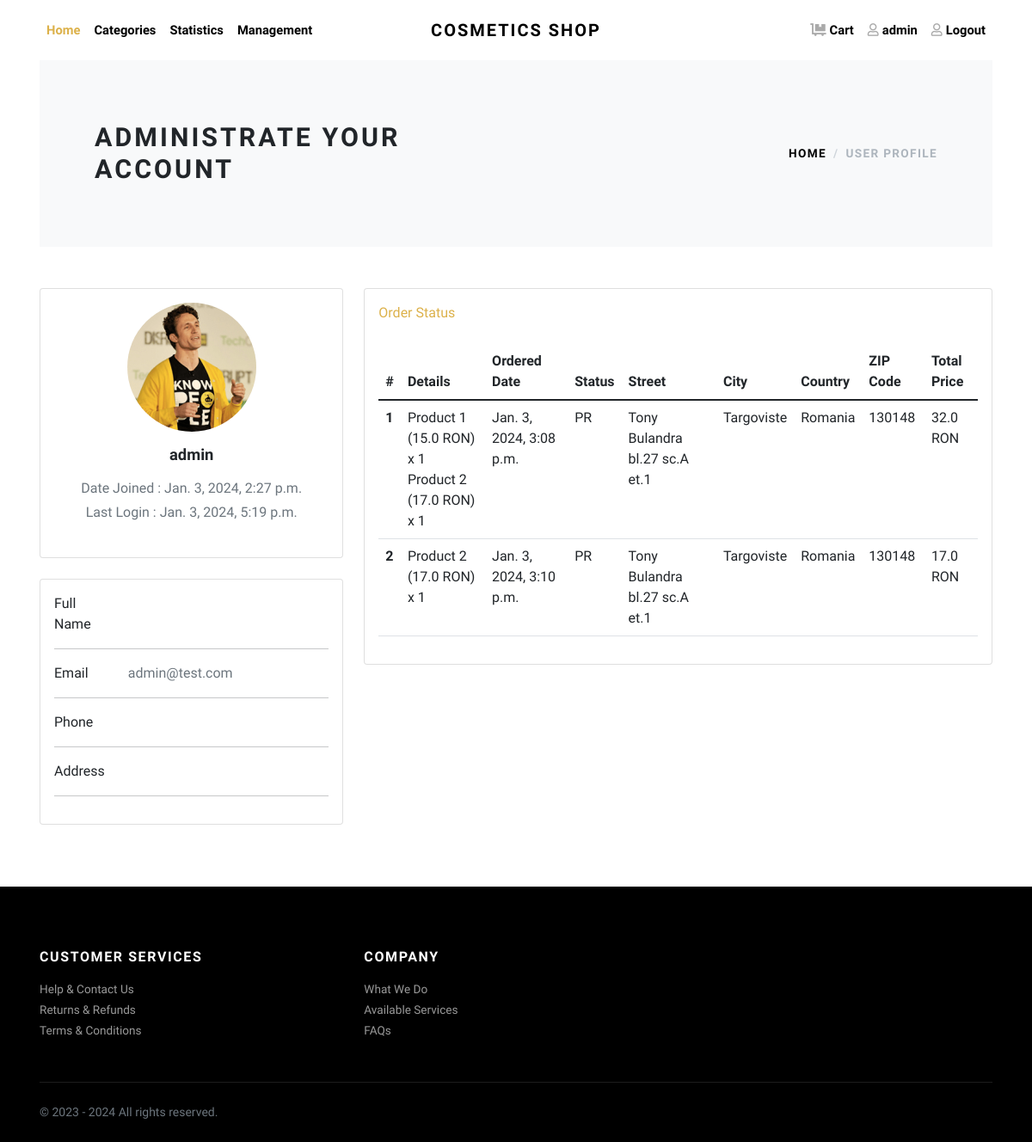
Before: /profile/ (signed in) with the older database file.
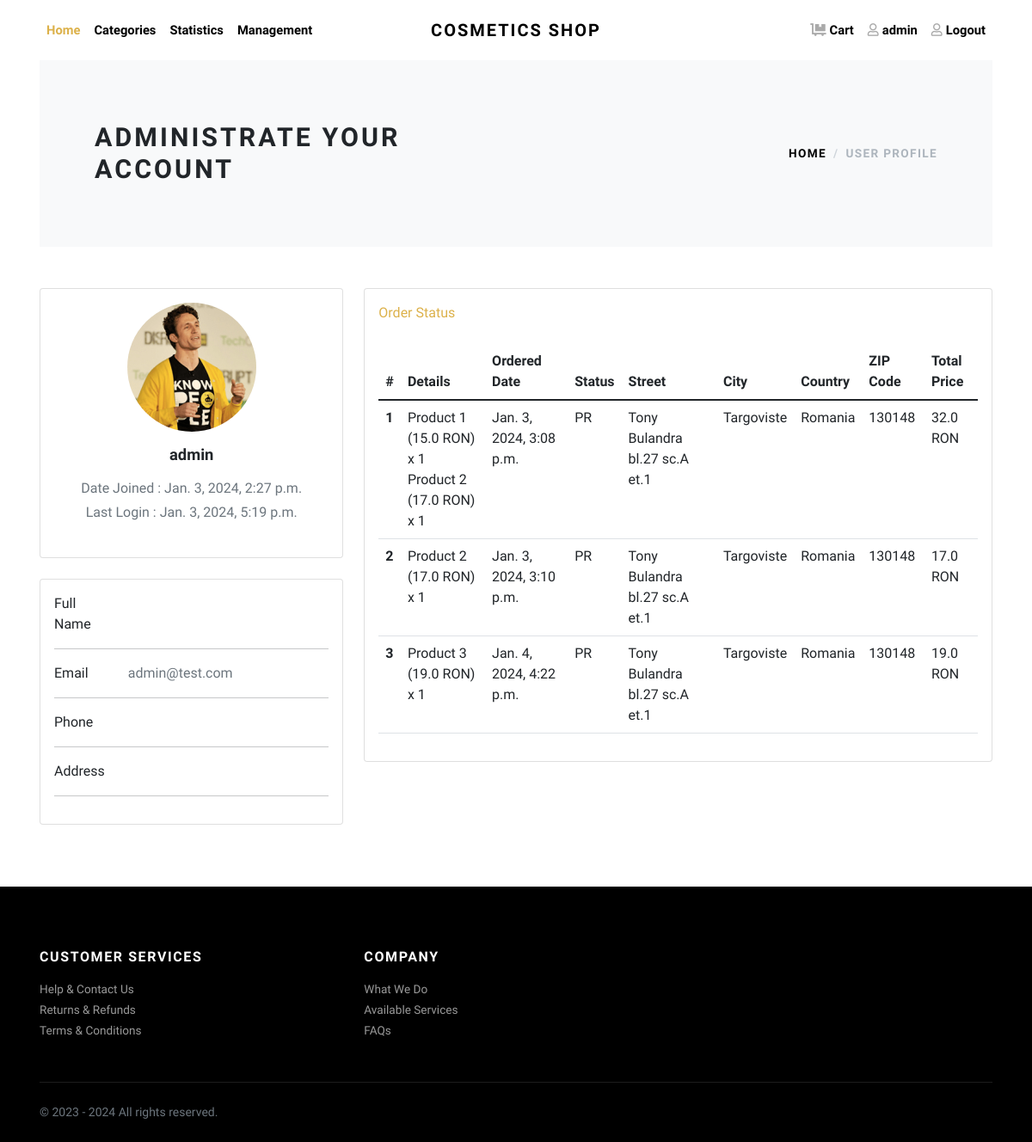
After: the same page with the newer database file.
### cosmetics/models.py (models this page shows, shortened)
class Order(models.Model):
    status = [
        ('AW', 'Awaiting'),
        ('PR', 'Processing'),
        ('FI', 'Finalized'),
    ]
    start_date = models.DateTimeField(auto_now_add=True)
    ordered_date = models.DateTimeField(blank=True, null=True)
    ordered = models.BooleanField(default=False)
    status = models.CharField(max_length=20, null=False, choices=status)
    street = models.CharField(max_length=100)
    city = models.CharField(max_length=100)
    country = models.CharField(max_length=100)
    zip_code = models.CharField(max_length=100)
    carts = models.ManyToManyField(Cart, blank=True, db_constraint=False)
    client = models.ForeignKey(Client, on_delete=models.CASCADE)
    def get_total(self):
        total = 0
        for order_item in self.carts.all():
            total += order_item.get_final_price()
        return total

class Cart(models.Model):
    quantity = models.PositiveIntegerField(default=1)
    product = models.ForeignKey(Product, on_delete=models.CASCADE)
    client = models.ForeignKey(Client, on_delete=models.CASCADE)
    ordered = models.BooleanField(default=False)
    def get_total_item_price(self):
        return self.quantity * self.product.price
    def get_final_price(self):
        return self.get_total_item_price()

class Product(models.Model):
    name = models.CharField(max_length=200, null=False, blank=False, unique=True)
    description = models.CharField(max_length=200, blank=True)
    price = models.FloatField(max_length=3, validators=[MinValueValidator(0.0)])
    quantity = models.PositiveIntegerField(default=0)
    icon = models.ImageField(blank=True, upload_to='product')
    category = models.ForeignKey(Category, on_delete=models.CASCADE)
    subcategory = models.ForeignKey(Subcategory, on_delete=models.CASCADE)
    manufacturer = models.ForeignKey(Manufacturer, on_delete=models.CASCADE)

### cosmetics/views.py (the view)
# urls.py: path('profile/', cosmetics_views.user_profile, name='user_profile'),
@login_required
def user_profile(request):
    context = {
        'client': Client.objects.raw("SELECT * FROM cosmetics_client WHERE username=%s", [str(request.user)])[0],
        'orders': Order.objects.raw("SELECT * FROM cosmetics_order WHERE client_id=%s", [str(request.user.id)]),
    }
    return render(request, 'cosmetics/user_profile.html', context)

### cosmetics/models.py (called while the page is built)
    def __str__(self):
        return self.username

### cosmetics/templates/cosmetics/user_profile.html (shortened to what the changed rows need)
{% extends "base.html" %}
{% load crispy_forms_tags %}
{% load static %}
{% block content %}
<div class="container">
    <section class="py-5 bg-light">
        <div class="container">
            <div class="row px-4 px-lg-5 py-lg-4 align-items-center">
                <div class="col-lg-6">
                    <h1 class="h2 text-uppercase mb-0">Administrate your account</h1>
                </div>
            </div>
        </div>
    </section>
    <section class="py-5">
        <div class="row">
            <div class="col-lg-8">
                <div class="card mb-4">
                    <div class="card-body">
                        <table class="table table-lg" cellspacing="0" width="100%">
                            <thead>
                                <tr>
                                    <th scope="col">#</th>
                                    <th scope="col">Details</th>
                                    <th scope="col">Ordered Date</th>
                                    <th scope="col">Status</th>
                                    <th scope="col">Street</th>
                                    <th scope="col">City</th>
                                    <th scope="col">Country</th>
                                    <th scope="col">ZIP Code</th>
                                    <th scope="col">Total Price</th>
                                </tr>
                            </thead>
                            <tbody>
                                {% for order in orders %}
                                    <tr>
                                        <th scope="row">{{ forloop.counter }}</th>
                                        <td>
                                            {% for item in order.carts.all %}
                                                {{ item.product.name }} ({{ item.product.price }} RON) x {{ item.quantity }} <br>
                                            {% endfor %}
                                        </td>
                                        <td>{{ order.ordered_date }}</td>
                                        <td>{{ order.status }}</td>
                                        <td>{{ order.street }}</td>
                                        <td>{{ order.city }}</td>
                                        <td>{{ order.country }}</td>
                                        <td>{{ order.zip_code }}</td>
                                        <td>{{ order.get_total }} RON</td>
                                    </tr>
                                {% endfor %}
                            </tbody>
                        </table>
                    </div>
                </div>
            </div>
        </div>
    </section>
</div>
{% endblock %}

Changed rows visible on the page:
added Order: ordered_date "Jan. 4, 2024, 4:22 p.m.", status "PR", street "Tony Bulandra bl.27 sc.A et.1", city "Targoviste", country "Romania", zip_code "130148", get_total "19.0"
added Cart: product.name "Product 3", product.price "19.0", quantity "1", shown under "Jan. 4, 2024, 4:22 p.m."
